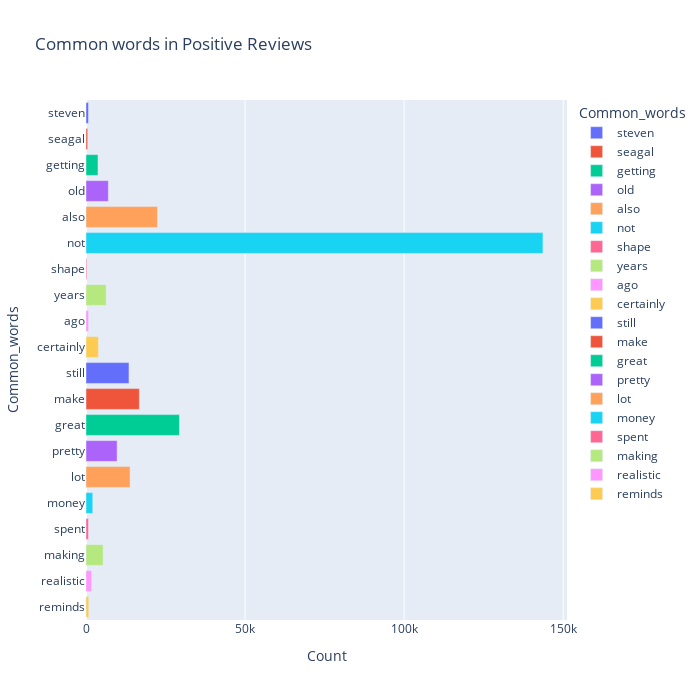

The notebook cell saved with this chart:
### Code cell
import plotly.express as px

most_common_uni=get_top_text_ngrams(df.Reviews_clean[df['Ratings']>=7],20,1)
most_common_uni=dict(most_common_uni)
temp=pd.DataFrame(columns=['Common_words','Count'])
temp['Common_words']=list(most_common_uni.keys())
temp['Count']=list(most_common_uni.values())
fig=px.bar(temp,x='Count',y='Common_words',title='Common words in Positive Reviews',orientation='h',width=700,height=700,color='Common_words')
fig.show()

### Figure 1 — Plotly figure (JSON) as saved in the notebook; plotly's stock layout.template omitted (floating-point values rounded to 4 significant figures)
{"data": [{"alignmentgroup": "True", "hovertemplate": "Common_words=%{y}<br>Count=%{x}<extra></extra>", "legendgroup": "steven", "marker": {"color": "#636efa", "pattern": {"shape": ""}}, "name": "steven", "offsetgroup": "steven", "orientation": "h", "showlegend": true, "textposition": "auto", "type": "bar", "x": [782], "xaxis": "x", "y": ["steven"], "yaxis": "y"}, {"alignmentgroup": "True", "hovertemplate": "Common_words=%{y}<br>Count=%{x}<extra></extra>", "legendgroup": "seagal", "marker": {"color": "#EF553B", "pattern": {"shape": ""}}, "name": "seagal", "offsetgroup": "seagal", "orientation": "h", "showlegend": true, "textposition": "auto", "type": "bar", "x": [532], "xaxis": "x", "y": ["seagal"], "yaxis": "y"}, {"alignmentgroup": "True", "hovertemplate": "Common_words=%{y}<br>Count=%{x}<extra></extra>", "legendgroup": "getting", "marker": {"color": "#00cc96", "pattern": {"shape": ""}}, "name": "getting", "offsetgroup": "getting", "orientation": "h", "showlegend": true, "textposition": "auto", "type": "bar", "x": [3770], "xaxis": "x", "y": ["getting"], "yaxis": "y"}, {"alignmentgroup": "True", "hovertemplate": "Common_words=%{y}<br>Count=%{x}<extra></extra>", "legendgroup": "old", "marker": {"color": "#ab63fa", "pattern": {"shape": ""}}, "name": "old", "offsetgroup": "old", "orientation": "h", "showlegend": true, "textposition": "auto", "type": "bar", "x": [7024], "xaxis": "x", "y": ["old"], "yaxis": "y"}, {"alignmentgroup": "True", "hovertemplate": "Common_words=%{y}<br>Count=%{x}<extra></extra>", "legendgroup": "also", "marker": {"color": "#FFA15A", "pattern": {"shape": ""}}, "name": "also", "offsetgroup": "also", "orientation": "h", "showlegend": true, "textposition": "auto", "type": "bar", "x": [22465], "xaxis": "x", "y": ["also"], "yaxis": "y"}, {"alignmentgroup": "True", "hovertemplate": "Common_words=%{y}<br>Count=%{x}<extra></extra>", "legendgroup": "not", "marker": {"color": "#19d3f3", "pattern": {"shape": ""}}, "name": "not", "offsetgroup": "not", "orientation": "h", "showlegend": true, "textposition": "auto", "type": "bar", "x": [143629], "xaxis": "x", "y": ["not"], "yaxis": "y"}, {"alignmentgroup": "True", "hovertemplate": "Common_words=%{y}<br>Count=%{x}<extra></extra>", "legendgroup": "shape", "marker": {"color": "#FF6692", "pattern": {"shape": ""}}, "name": "shape", "offsetgroup": "shape", "orientation": "h", "showlegend": true, "textposition": "auto", "type": "bar", "x": [260], "xaxis": "x", "y": ["shape"], "yaxis": "y"}, {"alignmentgroup": "True", "hovertemplate": "Common_words=%{y}<br>Count=%{x}<extra></extra>", "legendgroup": "years", "marker": {"color": "#B6E880", "pattern": {"shape": ""}}, "name": "years", "offsetgroup": "years", "orientation": "h", "showlegend": true, "textposition": "auto", "type": "bar", "x": [6310], "xaxis": "x", "y": ["years"], "yaxis": "y"}, {"alignmentgroup": "True", "hovertemplate": "Common_words=%{y}<br>Count=%{x}<extra></extra>", "legendgroup": "ago", "marker": {"color": "#FF97FF", "pattern": {"shape": ""}}, "name": "ago", "offsetgroup": "ago", "orientation": "h", "showlegend": true, "textposition": "auto", "type": "bar", "x": [821], "xaxis": "x", "y": ["ago"], "yaxis": "y"}, {"alignmentgroup": "True", "hovertemplate": "Common_words=%{y}<br>Count=%{x}<extra></extra>", "legendgroup": "certainly", "marker": {"color": "#FECB52", "pattern": {"shape": ""}}, "name": "certainly", "offsetgroup": "certainly", "orientation": "h", "showlegend": true, "textposition": "auto", "type": "bar", "x": [3903], "xaxis": "x", "y": ["certainly"], "yaxis": "y"}, {"alignmentgroup": "True", "hovertemplate": "Common_words=%{y}<br>Count=%{x}<extra></extra>", "legendgroup": "still", "marker": {"color": "#636efa", "pattern": {"shape": ""}}, "name": "still", "offsetgroup": "still", "orientation": "h", "showlegend": true, "textposition": "auto", "type": "bar", "x": [13509], "xaxis": "x", "y": ["still"], "yaxis": "y"}, {"alignmentgroup": "True", "hovertemplate": "Common_words=%{y}<br>Count=%{x}<extra></extra>", "legendgroup": "make", "marker": {"color": "#EF553B", "pattern": {"shape": ""}}, "name": "make", "offsetgroup": "make", "orientation": "h", "showlegend": true, "textposition": "auto", "type": "bar", "x": [16766], "xaxis": "x", "y": ["make"], "yaxis": "y"}, {"alignmentgroup": "True", "hovertemplate": "Common_words=%{y}<br>Count=%{x}<extra></extra>", "legendgroup": "great", "marker": {"color": "#00cc96", "pattern": {"shape": ""}}, "name": "great", "offsetgroup": "great", "orientation": "h", "showlegend": true, "textposition": "auto", "type": "bar", "x": [29360], "xaxis": "x", "y": ["great"], "yaxis": "y"}, {"alignmentgroup": "True", "hovertemplate": "Common_words=%{y}<br>Count=%{x}<extra></extra>", "legendgroup": "pretty", "marker": {"color": "#ab63fa", "pattern": {"shape": ""}}, "name": "pretty", "offsetgroup": "pretty", "orientation": "h", "showlegend": true, "textposition": "auto", "type": "bar", "x": [9783], "xaxis": "x", "y": ["pretty"], "yaxis": "y"}, {"alignmentgroup": "True", "hovertemplate": "Common_words=%{y}<br>Count=%{x}<extra></extra>", "legendgroup": "lot", "marker": {"color": "#FFA15A", "pattern": {"shape": ""}}, "name": "lot", "offsetgroup": "lot", "orientation": "h", "showlegend": true, "textposition": "auto", "type": "bar", "x": [13857], "xaxis": "x", "y": ["lot"], "yaxis": "y"}, {"alignmentgroup": "True", "hovertemplate": "Common_words=%{y}<br>Count=%{x}<extra></extra>", "legendgroup": "money", "marker": {"color": "#19d3f3", "pattern": {"shape": ""}}, "name": "money", "offsetgroup": "money", "orientation": "h", "showlegend": true, "textposition": "auto", "type": "bar", "x": [2122], "xaxis": "x", "y": ["money"], "yaxis": "y"}, {"alignmentgroup": "True", "hovertemplate": "Common_words=%{y}<br>Count=%{x}<extra></extra>", "legendgroup": "spent", "marker": {"color": "#FF6692", "pattern": {"shape": ""}}, "name": "spent", "offsetgroup": "spent", "orientation": "h", "showlegend": true, "textposition": "auto", "type": "bar", "x": [781], "xaxis": "x", "y": ["spent"], "yaxis": "y"}, {"alignmentgroup": "True", "hovertemplate": "Common_words=%{y}<br>Count=%{x}<extra></extra>", "legendgroup": "making", "marker": {"color": "#B6E880", "pattern": {"shape": ""}}, "name": "making", "offsetgroup": "making", "orientation": "h", "showlegend": true, "textposition": "auto", "type": "bar", "x": [5375], "xaxis": "x", "y": ["making"], "yaxis": "y"}, {"alignmentgroup": "True", "hovertemplate": "Common_words=%{y}<br>Count=%{x}<extra></extra>", "legendgroup": "realistic", "marker": {"color": "#FF97FF", "pattern": {"shape": ""}}, "name": "realistic", "offsetgroup": "realistic", "orientation": "h", "showlegend": true, "textposition": "auto", "type": "bar", "x": [1744], "xaxis": "x", "y": ["realistic"], "yaxis": "y"}, {"alignmentgroup": "True", "hovertemplate": "Common_words=%{y}<br>Count=%{x}<extra></extra>", "legendgroup": "reminds", "marker": {"color": "#FECB52", "pattern": {"shape": ""}}, "name": "reminds", "offsetgroup": "reminds", "orientation": "h", "showlegend": true, "textposition": "auto", "type": "bar", "x": [864], "xaxis": "x", "y": ["reminds"], "yaxis": "y"}], "layout": {"barmode": "relative", "height": 700, "legend": {"title": {"text": "Common_words"}, "tracegroupgap": 0}, "title": {"text": "Common words in Positive Reviews"}, "width": 700, "xaxis": {"anchor": "y", "domain": [0, 1], "title": {"text": "Count"}}, "yaxis": {"anchor": "x", "categoryarray": ["reminds", "realistic", "making", "spent", "money", "lot", "pretty", "great", "make", "still", "certainly", "ago", "years", "shape", "not", "also", "old", "getting", "seagal", "steven"], "categoryorder": "array", "domain": [0, 1], "title": {"text": "Common_words"}}}}
